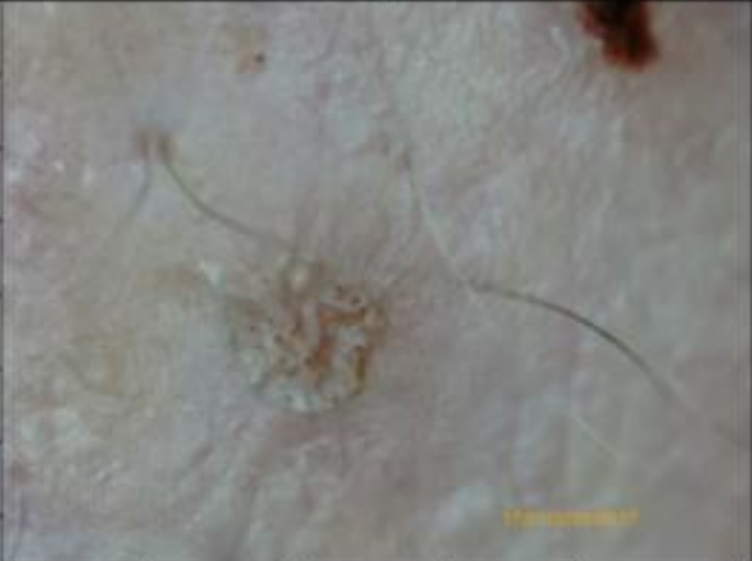
#> input picture lb1/task-2/medic-1.png, 752 x 561 px
$ python main-2.py
#> lines starting #> are read from the running program, lines starting #| are printed output that depends on the picture
import cv2
from matplotlib import pyplot as plt


img1 = cv2.imread('medic-1.png')
#> img1 is the input picture: shape (561, 752, 3); mean B, G, R 130.3, 133.8, 133.6
img1 = cv2.cvtColor(img1, cv2.COLOR_BGR2RGB)
img2 = cv2.imread('medic-2.png')
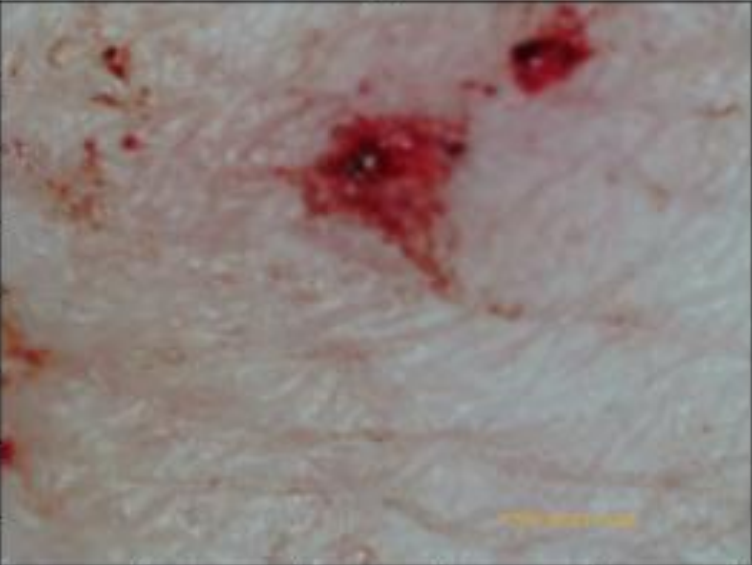
#> input picture lb1/task-2/medic-2.png, 752 x 565 px
#> img2 is the input picture: shape (565, 752, 3); mean B, G, R 126.9, 129.5, 142.2
img2 = cv2.cvtColor(img2, cv2.COLOR_BGR2RGB)

plt.subplot(2, 2, 1)
plt.imshow(img1)
plt.axis('off')
plt.title('Image 1')

plt.subplot(2, 2, 2)
plt.imshow(img2)
plt.axis('off')
plt.title('Image 2')

plt.subplot(2, 2, 3)
plt.hist(img1.ravel(), 256, (0, 256))
plt.xlabel('Intensity, (0..255)')
plt.ylabel('Count, px')

plt.subplot(2, 2, 4)
plt.hist(img2.ravel(), 256, (0, 256))
plt.xlabel('Intensity, (0..255)')
plt.ylabel('Count, px')

plt.tight_layout()
plt.show()
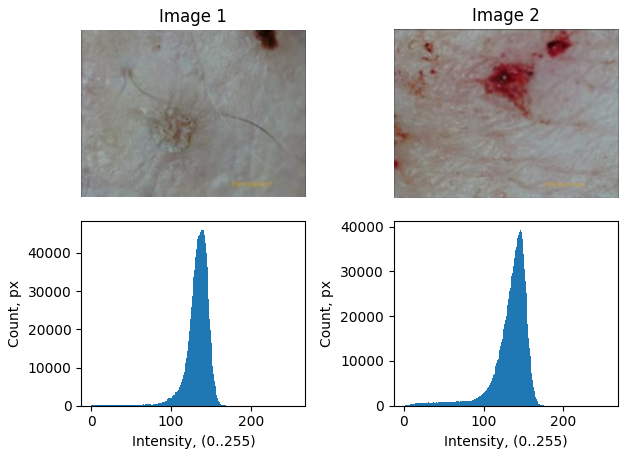
#> figure drawn by matplotlib, 4 panels; panel 3: tallest bar 45984 high, from x = 139 to 140; panel 4: tallest bar 39258 high, from x = 146 to 147
